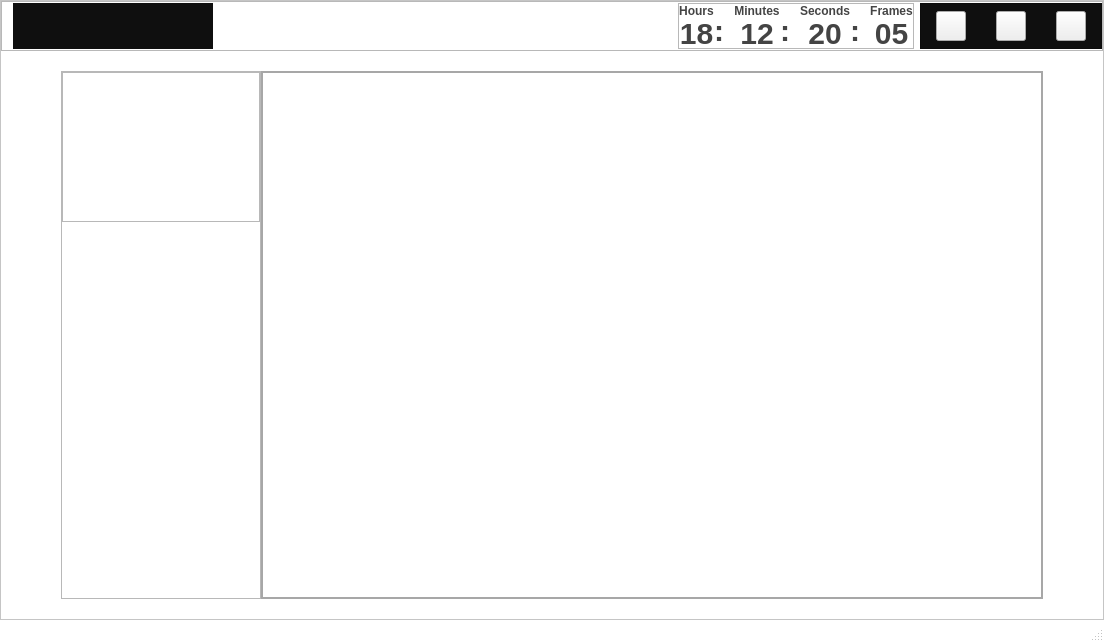
<?xml version="1.0" encoding="UTF-8"?>
<ui version="4.0">
 <class>MainWindow</class>
 <widget class="QMainWindow" name="MainWindow">
  <property name="geometry">
   <rect>
    <x>0</x>
    <y>0</y>
    <width>1104</width>
    <height>642</height>
   </rect>
  </property>
  <property name="windowTitle">
   <string>MainWindow</string>
  </property>
  <property name="styleSheet">
   <string notr="true">*
{
    font-size: 14px;
    color: rgb(68, 68, 68); /* 主文字色 */
}

QFrame#frame
{
	background: rgb(255,255,255)
}

QFrame#frame_4
{
	border:2px solid rgb(167,167,167);
}

QPushButton#btnMin
{
	border-image: url(:/image/min.png);
}

QPushButton#btnMax
{
	border-image: url(:/image/max.png);
}

QPushButton#btnClose
{
	border-image: url(:/image/close.png);
}

QFrame#frame_5
{
	background: rgb(15,15,15);
}

QLabel#lbLogo
{
	background: rgb(15,15,15);
	border-image: url(:/image/Logo_bar.png);
}



QLabel#lbHour,#lbMin,#lbSec,#lbFrame,#label_10,#label_11,#label_12
{
	font: bold 30px;
}

QLabel#label_2,#label_4,#label_6,#label_8
{
	font: bold 12px;
}

QStatusBar#statusBar
{
	background: rgb(255,255,255);
}


</string>
  </property>
  <widget class="QWidget" name="centralWidget">
   <layout class="QVBoxLayout" name="verticalLayout">
    <property name="spacing">
     <number>0</number>
    </property>
    <property name="leftMargin">
     <number>0</number>
    </property>
    <property name="topMargin">
     <number>0</number>
    </property>
    <property name="rightMargin">
     <number>0</number>
    </property>
    <property name="bottomMargin">
     <number>0</number>
    </property>
    <item>
     <widget class="QFrame" name="frame">
      <property name="frameShape">
       <enum>QFrame::StyledPanel</enum>
      </property>
      <property name="frameShadow">
       <enum>QFrame::Raised</enum>
      </property>
      <layout class="QVBoxLayout" name="verticalLayout_10">
       <property name="spacing">
        <number>20</number>
       </property>
       <property name="leftMargin">
        <number>0</number>
       </property>
       <property name="topMargin">
        <number>0</number>
       </property>
       <property name="rightMargin">
        <number>0</number>
       </property>
       <property name="bottomMargin">
        <number>20</number>
       </property>
       <item>
        <widget class="QFrame" name="frame_2">
         <property name="maximumSize">
          <size>
           <width>16777215</width>
           <height>50</height>
          </size>
         </property>
         <property name="frameShape">
          <enum>QFrame::StyledPanel</enum>
         </property>
         <property name="frameShadow">
          <enum>QFrame::Raised</enum>
         </property>
         <layout class="QHBoxLayout" name="horizontalLayout">
          <property name="topMargin">
           <number>1</number>
          </property>
          <property name="rightMargin">
           <number>0</number>
          </property>
          <property name="bottomMargin">
           <number>1</number>
          </property>
          <item>
           <widget class="QLabel" name="lbLogo">
            <property name="minimumSize">
             <size>
              <width>200</width>
              <height>0</height>
             </size>
            </property>
            <property name="text">
             <string/>
            </property>
           </widget>
          </item>
          <item>
           <spacer name="horizontalSpacer">
            <property name="orientation">
             <enum>Qt::Horizontal</enum>
            </property>
            <property name="sizeHint" stdset="0">
             <size>
              <width>437</width>
              <height>20</height>
             </size>
            </property>
           </spacer>
          </item>
          <item>
           <widget class="QFrame" name="frame_6">
            <property name="minimumSize">
             <size>
              <width>0</width>
              <height>0</height>
             </size>
            </property>
            <property name="frameShape">
             <enum>QFrame::StyledPanel</enum>
            </property>
            <property name="frameShadow">
             <enum>QFrame::Raised</enum>
            </property>
            <layout class="QHBoxLayout" name="horizontalLayout_2">
             <property name="spacing">
              <number>0</number>
             </property>
             <property name="leftMargin">
              <number>0</number>
             </property>
             <property name="topMargin">
              <number>0</number>
             </property>
             <property name="rightMargin">
              <number>0</number>
             </property>
             <property name="bottomMargin">
              <number>0</number>
             </property>
             <item>
              <layout class="QVBoxLayout" name="verticalLayout_2">
               <property name="spacing">
                <number>0</number>
               </property>
               <item>
                <widget class="QLabel" name="label_2">
                 <property name="text">
                  <string>Hours</string>
                 </property>
                 <property name="alignment">
                  <set>Qt::AlignCenter</set>
                 </property>
                </widget>
               </item>
               <item>
                <widget class="QLabel" name="lbHour">
                 <property name="text">
                  <string>18</string>
                 </property>
                 <property name="alignment">
                  <set>Qt::AlignCenter</set>
                 </property>
                </widget>
               </item>
              </layout>
             </item>
             <item>
              <layout class="QVBoxLayout" name="verticalLayout_6">
               <property name="spacing">
                <number>0</number>
               </property>
               <item>
                <spacer name="verticalSpacer">
                 <property name="orientation">
                  <enum>Qt::Vertical</enum>
                 </property>
                 <property name="sizeHint" stdset="0">
                  <size>
                   <width>20</width>
                   <height>40</height>
                  </size>
                 </property>
                </spacer>
               </item>
               <item>
                <widget class="QLabel" name="label_10">
                 <property name="maximumSize">
                  <size>
                   <width>10</width>
                   <height>16777215</height>
                  </size>
                 </property>
                 <property name="text">
                  <string>:</string>
                 </property>
                 <property name="alignment">
                  <set>Qt::AlignCenter</set>
                 </property>
                </widget>
               </item>
              </layout>
             </item>
             <item>
              <layout class="QVBoxLayout" name="verticalLayout_3">
               <property name="spacing">
                <number>0</number>
               </property>
               <item>
                <widget class="QLabel" name="label_4">
                 <property name="text">
                  <string>Minutes</string>
                 </property>
                 <property name="alignment">
                  <set>Qt::AlignCenter</set>
                 </property>
                </widget>
               </item>
               <item>
                <widget class="QLabel" name="lbMin">
                 <property name="font">
                  <font>
                   <pointsize>-1</pointsize>
                   <weight>75</weight>
                   <italic>false</italic>
                   <bold>true</bold>
                  </font>
                 </property>
                 <property name="text">
                  <string>12</string>
                 </property>
                 <property name="alignment">
                  <set>Qt::AlignCenter</set>
                 </property>
                </widget>
               </item>
              </layout>
             </item>
             <item>
              <layout class="QVBoxLayout" name="verticalLayout_8">
               <property name="spacing">
                <number>0</number>
               </property>
               <item>
                <spacer name="verticalSpacer_3">
                 <property name="orientation">
                  <enum>Qt::Vertical</enum>
                 </property>
                 <property name="sizeHint" stdset="0">
                  <size>
                   <width>20</width>
                   <height>40</height>
                  </size>
                 </property>
                </spacer>
               </item>
               <item>
                <widget class="QLabel" name="label_12">
                 <property name="maximumSize">
                  <size>
                   <width>10</width>
                   <height>16777215</height>
                  </size>
                 </property>
                 <property name="text">
                  <string>:</string>
                 </property>
                 <property name="alignment">
                  <set>Qt::AlignCenter</set>
                 </property>
                </widget>
               </item>
              </layout>
             </item>
             <item>
              <layout class="QVBoxLayout" name="verticalLayout_4">
               <property name="spacing">
                <number>0</number>
               </property>
               <item>
                <widget class="QLabel" name="label_6">
                 <property name="text">
                  <string>Seconds</string>
                 </property>
                 <property name="alignment">
                  <set>Qt::AlignCenter</set>
                 </property>
                </widget>
               </item>
               <item>
                <widget class="QLabel" name="lbSec">
                 <property name="text">
                  <string>20</string>
                 </property>
                 <property name="alignment">
                  <set>Qt::AlignCenter</set>
                 </property>
                </widget>
               </item>
              </layout>
             </item>
             <item>
              <layout class="QVBoxLayout" name="verticalLayout_7">
               <property name="spacing">
                <number>0</number>
               </property>
               <item>
                <spacer name="verticalSpacer_2">
                 <property name="orientation">
                  <enum>Qt::Vertical</enum>
                 </property>
                 <property name="sizeHint" stdset="0">
                  <size>
                   <width>20</width>
                   <height>40</height>
                  </size>
                 </property>
                </spacer>
               </item>
               <item>
                <widget class="QLabel" name="label_11">
                 <property name="maximumSize">
                  <size>
                   <width>10</width>
                   <height>16777215</height>
                  </size>
                 </property>
                 <property name="text">
                  <string>:</string>
                 </property>
                 <property name="alignment">
                  <set>Qt::AlignCenter</set>
                 </property>
                </widget>
               </item>
              </layout>
             </item>
             <item>
              <layout class="QVBoxLayout" name="verticalLayout_5">
               <property name="spacing">
                <number>0</number>
               </property>
               <item>
                <widget class="QLabel" name="label_8">
                 <property name="text">
                  <string>Frames</string>
                 </property>
                 <property name="alignment">
                  <set>Qt::AlignCenter</set>
                 </property>
                </widget>
               </item>
               <item>
                <widget class="QLabel" name="lbFrame">
                 <property name="text">
                  <string>05</string>
                 </property>
                 <property name="alignment">
                  <set>Qt::AlignCenter</set>
                 </property>
                </widget>
               </item>
              </layout>
             </item>
            </layout>
           </widget>
          </item>
          <item>
           <widget class="QFrame" name="frame_5">
            <property name="minimumSize">
             <size>
              <width>0</width>
              <height>0</height>
             </size>
            </property>
            <property name="maximumSize">
             <size>
              <width>16777215</width>
              <height>16777215</height>
             </size>
            </property>
            <property name="frameShape">
             <enum>QFrame::StyledPanel</enum>
            </property>
            <property name="frameShadow">
             <enum>QFrame::Raised</enum>
            </property>
            <layout class="QHBoxLayout" name="horizontalLayout_4">
             <property name="spacing">
              <number>30</number>
             </property>
             <property name="leftMargin">
              <number>15</number>
             </property>
             <property name="topMargin">
              <number>0</number>
             </property>
             <property name="rightMargin">
              <number>15</number>
             </property>
             <property name="bottomMargin">
              <number>0</number>
             </property>
             <item>
              <widget class="QPushButton" name="btnMin">
               <property name="minimumSize">
                <size>
                 <width>30</width>
                 <height>30</height>
                </size>
               </property>
               <property name="maximumSize">
                <size>
                 <width>30</width>
                 <height>30</height>
                </size>
               </property>
               <property name="text">
                <string/>
               </property>
              </widget>
             </item>
             <item>
              <widget class="QPushButton" name="btnMax">
               <property name="minimumSize">
                <size>
                 <width>30</width>
                 <height>30</height>
                </size>
               </property>
               <property name="maximumSize">
                <size>
                 <width>30</width>
                 <height>30</height>
                </size>
               </property>
               <property name="text">
                <string/>
               </property>
              </widget>
             </item>
             <item>
              <widget class="QPushButton" name="btnClose">
               <property name="minimumSize">
                <size>
                 <width>30</width>
                 <height>30</height>
                </size>
               </property>
               <property name="maximumSize">
                <size>
                 <width>30</width>
                 <height>30</height>
                </size>
               </property>
               <property name="text">
                <string/>
               </property>
              </widget>
             </item>
            </layout>
           </widget>
          </item>
         </layout>
        </widget>
       </item>
       <item>
        <layout class="QHBoxLayout" name="horizontalLayout_3">
         <property name="spacing">
          <number>0</number>
         </property>
         <property name="leftMargin">
          <number>60</number>
         </property>
         <property name="rightMargin">
          <number>60</number>
         </property>
         <item>
          <widget class="QFrame" name="frame_3">
           <property name="maximumSize">
            <size>
             <width>200</width>
             <height>16777215</height>
            </size>
           </property>
           <property name="frameShape">
            <enum>QFrame::StyledPanel</enum>
           </property>
           <property name="frameShadow">
            <enum>QFrame::Raised</enum>
           </property>
           <layout class="QVBoxLayout" name="verticalLayout_9">
            <property name="spacing">
             <number>40</number>
            </property>
            <property name="leftMargin">
             <number>0</number>
            </property>
            <property name="topMargin">
             <number>0</number>
            </property>
            <property name="rightMargin">
             <number>0</number>
            </property>
            <property name="bottomMargin">
             <number>0</number>
            </property>
            <item>
             <widget class="QFrame" name="frame_7">
              <property name="maximumSize">
               <size>
                <width>16777215</width>
                <height>150</height>
               </size>
              </property>
              <property name="frameShape">
               <enum>QFrame::StyledPanel</enum>
              </property>
              <property name="frameShadow">
               <enum>QFrame::Raised</enum>
              </property>
              <layout class="QHBoxLayout" name="horizontalLayout_5">
               <property name="spacing">
                <number>0</number>
               </property>
               <property name="leftMargin">
                <number>0</number>
               </property>
               <property name="topMargin">
                <number>0</number>
               </property>
               <property name="rightMargin">
                <number>0</number>
               </property>
               <property name="bottomMargin">
                <number>0</number>
               </property>
               <item>
                <widget class="UsbButton" name="usbBtn" native="true">
                 <property name="maximumSize">
                  <size>
                   <width>16777215</width>
                   <height>150</height>
                  </size>
                 </property>
                </widget>
               </item>
               <item>
                <spacer name="horizontalSpacer_2">
                 <property name="orientation">
                  <enum>Qt::Horizontal</enum>
                 </property>
                 <property name="sizeHint" stdset="0">
                  <size>
                   <width>40</width>
                   <height>20</height>
                  </size>
                 </property>
                </spacer>
               </item>
              </layout>
             </widget>
            </item>
            <item>
             <layout class="QVBoxLayout" name="verticalLayout_11">
              <property name="spacing">
               <number>0</number>
              </property>
              <property name="bottomMargin">
               <number>0</number>
              </property>
              <item>
               <widget class="MenuItem" name="widgetOverView" native="true"/>
              </item>
              <item>
               <widget class="MenuItem" name="widgetMap" native="true"/>
              </item>
              <item>
               <widget class="MenuItem" name="widgetTrack" native="true"/>
              </item>
              <item>
               <widget class="MenuItem" name="widgetSetting" native="true"/>
              </item>
             </layout>
            </item>
           </layout>
          </widget>
         </item>
         <item>
          <widget class="QFrame" name="frame_4">
           <property name="frameShape">
            <enum>QFrame::StyledPanel</enum>
           </property>
           <property name="frameShadow">
            <enum>QFrame::Raised</enum>
           </property>
           <widget class="SignalStrengthWidget" name="widget" native="true">
            <property name="geometry">
             <rect>
              <x>180</x>
              <y>110</y>
              <width>161</width>
              <height>81</height>
             </rect>
            </property>
           </widget>
          </widget>
         </item>
        </layout>
       </item>
      </layout>
     </widget>
    </item>
   </layout>
  </widget>
  <widget class="QStatusBar" name="statusBar"/>
 </widget>
 <layoutdefault spacing="6" margin="11"/>
 <customwidgets>
  <customwidget>
   <class>MenuItem</class>
   <extends>QWidget</extends>
   <header>menuitem.h</header>
   <container>1</container>
  </customwidget>
  <customwidget>
   <class>UsbButton</class>
   <extends>QWidget</extends>
   <header>usbbutton.h</header>
   <container>1</container>
  </customwidget>
  <customwidget>
   <class>SignalStrengthWidget</class>
   <extends>QWidget</extends>
   <header>signalstrengthwidget.h</header>
   <container>1</container>
  </customwidget>
 </customwidgets>
 <resources/>
 <connections/>
</ui>
